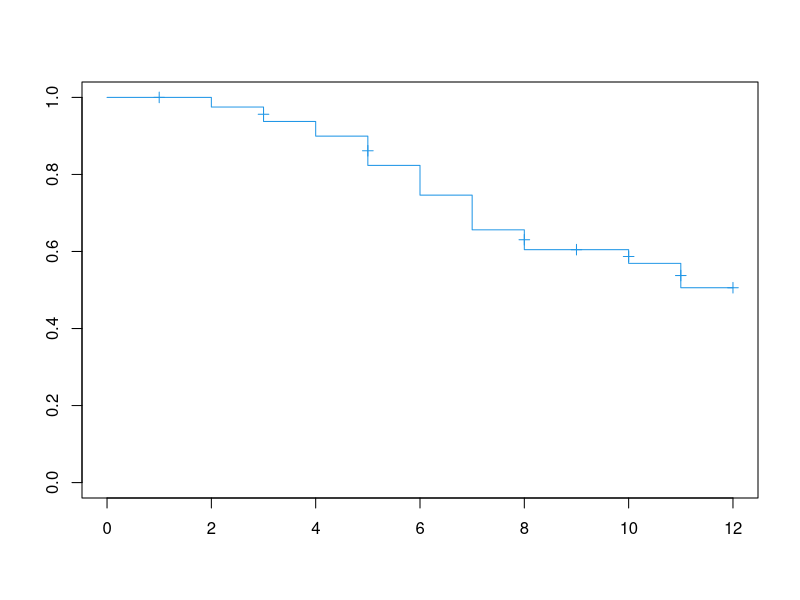
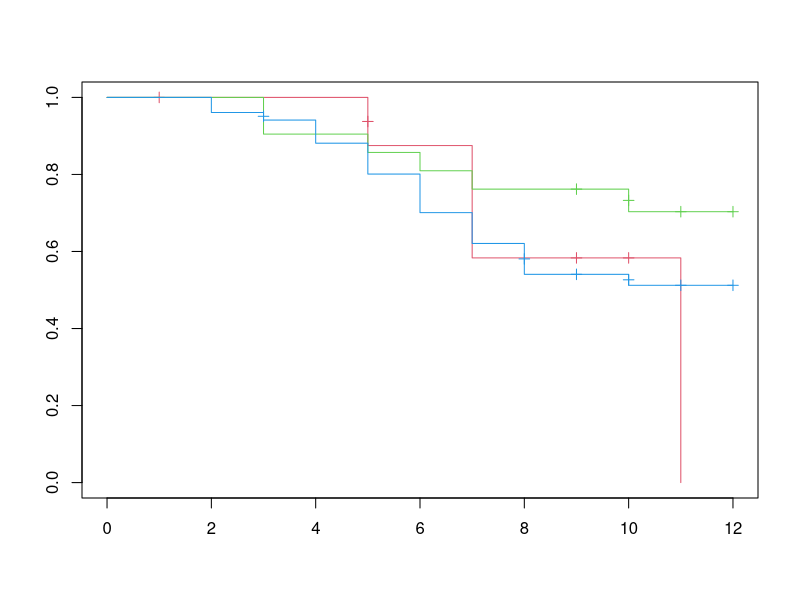
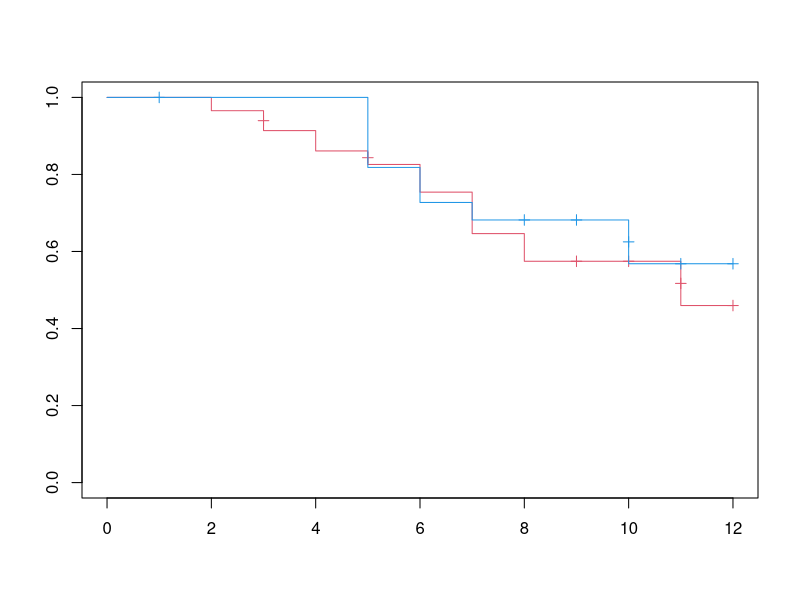

The R script that drew these images, in order:
# Practical 4

flu <- read.csv("data/pilot2007.csv")

# (a)
require(survival)
flu.km2.a <- survfit(Surv(time, event, type="right")~1, data=flu)
plot(flu.km2.a, col=4, mark.time=T, conf.int=F)

# (b)
flu$age.gp <- cut(flu$age, breaks=c(0, 6, 15, 81), labels=1:3, include.lowest=F, right=T)

flu.km2.b <- survfit(Surv(time, event, type="right")~age.gp, data=flu)
plot(flu.km2.b, col=c(2:4), mark.time=T, conf.int=F)

# (c)
flu.km2.c <- survfit(Surv(time, event, type="right")~flu.type, data=flu)
plot(flu.km2.c, col=c(2,4), mark.time=T, conf.int=F)
